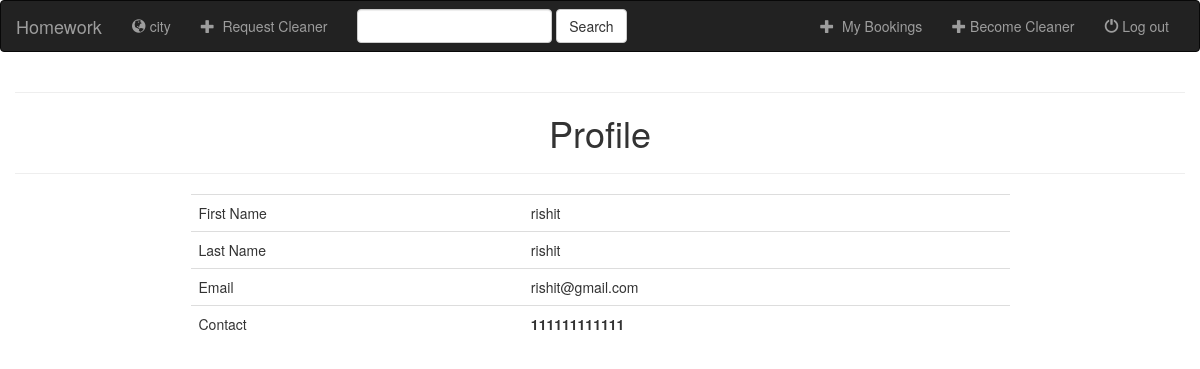
Before: /profile/10/ with the older database file.
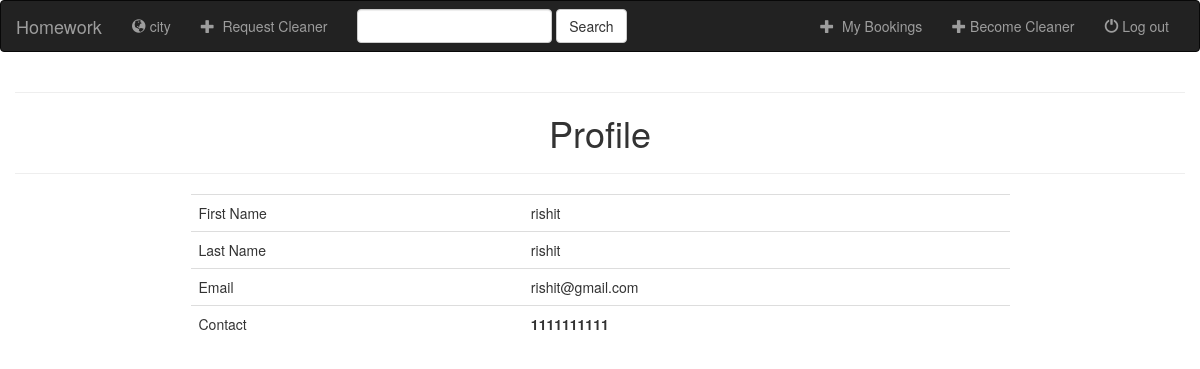
After: the same page with the newer database file.
### registration/models.py (models this page shows, shortened)
class User(AbstractUser):
    username = models.CharField(max_length=10,unique=False) #bydefault usernname is unique
    contact = models.CharField('Contact',max_length=10,unique=True)
    first_name = models.CharField('first_name',max_length=30,blank=True)
    last_name = models.CharField('Last_name',max_length=30,blank=True)
    is_cleaner =models.BooleanField('cleaner',default=False)
    USERNAME_FIELD = 'contact'
    REQUIRED_FIELDS = ['username']

### registration/views.py (the view)
# urls.py: path('profile/<int:pk>/',ProfileView.as_view(),name="profile"),
class ProfileView(generic.DetailView):
    model=User
    template_name = 'registration/profile.html'
    extra_context = {'form':CleanerRegistrationForm()}

### registration/forms.py
class CleanerRegistrationForm(forms.ModelForm):
    city=forms.ModelChoiceField(label='select city',queryset=City.objects.all())
    class Meta:
        model=Cleaner
        fields=('city',)

### registration/models.py (called while the page is built)
    def __str__(self):
        return self.city_name

### registration/templates/registration/profile.html (shortened to what this page needs)
{% extends 'registration/base.html' %}
{% block body %}
<div class="col-md-12">
    <center>
<hr>
<h1>Profile</h1>
<hr>
<table class="table table-hover" style="width:70%;">
        <tr>
            <td>First Name</td>
            <td>{{ object.first_name }}</td>
        </tr>
        <tr>
            <td>Last Name</td>
            <td>{{ object.last_name }}</td>
        </tr>
        <tr>
            <td>Email</td>
            <td>{{ object.email }}</td>
        </tr>
        <tr>
            <td>Contact</td>
            <td style="font-weight:bold;">{{ object.contact}}</td>
        </tr>
</table>
</div>
{% endblock %}

Changed rows visible on the page:
changed User "rishit": contact "111111111111" → "1111111111"
